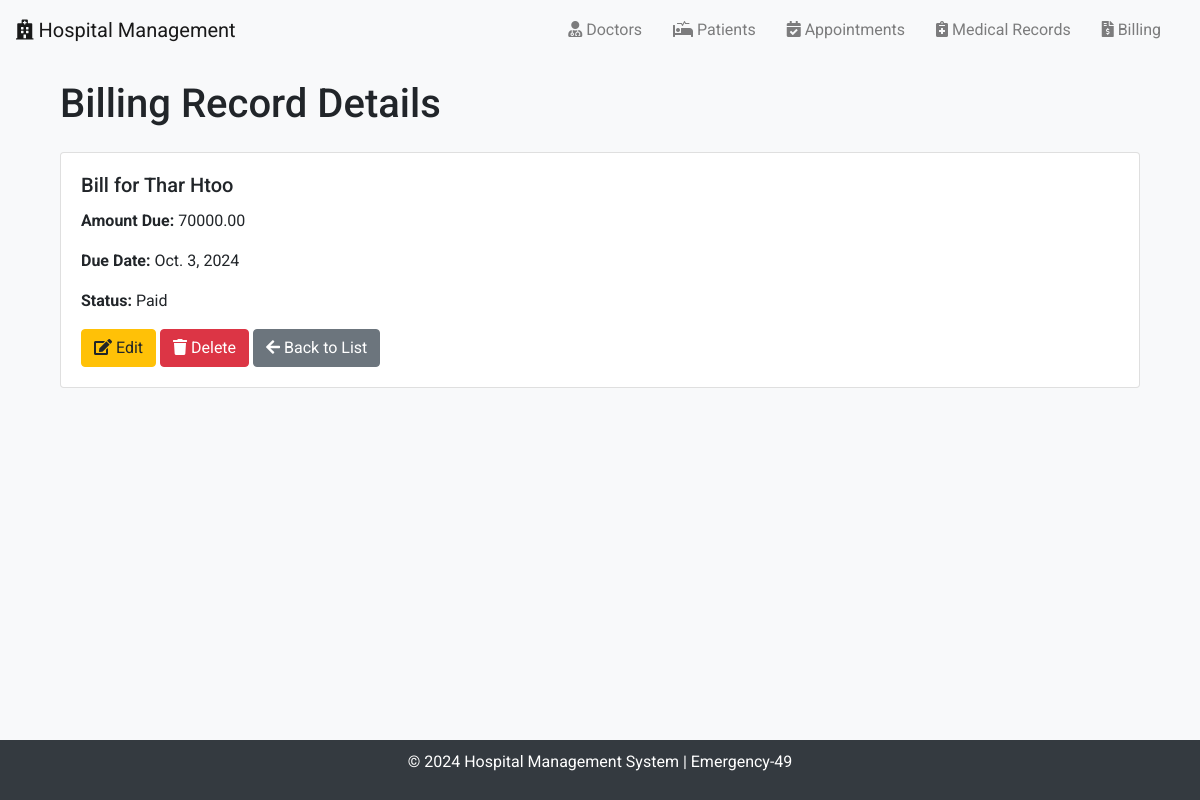
The app's page /billing/4/ with its own data.
### emergency_49/models.py (models this page shows, shortened)
class Billing(models.Model):
    patient = models.ForeignKey(Patient, on_delete=models.CASCADE, related_name='bills')
    amount_due = models.DecimalField(max_digits=10, decimal_places=2)
    due_date = models.DateField()
    is_paid = models.BooleanField(default=False)

class Patient(models.Model):
    first_name = models.CharField(max_length=50)
    last_name = models.CharField(max_length=50)
    date_of_birth = models.DateField()
    phone_number = models.CharField(max_length=15, unique=True)
    email = models.EmailField(unique=True)
    address = models.TextField()
    medical_history = models.TextField(blank=True, null=True)
    def __str__(self):
        return f"{self.first_name} {self.last_name}"

### emergency_49/views.py (the view)
# urls.py: path('billing/<int:pk>/', BillingDetailView.as_view(), name='billing_detail'),
class BillingDetailView(DetailView):
    model = Billing
    template_name = 'billing_detail.html'

### emergency_49/templates/billing_detail.html
{% extends 'base.html' %}
{% block content %}
<div class="container">
    <h1 class="mb-4">Billing Record Details</h1>
    <div class="card">
        <div class="card-body">
            <h5 class="card-title">Bill for {{ object.patient }}</h5>
            <p><strong>Amount Due:</strong> {{ object.amount_due }}</p>
            <p><strong>Due Date:</strong> {{ object.due_date }}</p>
            <p><strong>Status:</strong> {{ object.is_paid|yesno:"Paid,Unpaid" }}</p>
            <a href="{% url 'billing_edit' object.id %}" class="btn btn-warning"><i class="fas fa-edit"></i> Edit</a>
            <a href="{% url 'billing_delete' object.id %}" class="btn btn-danger"><i class="fas fa-trash"></i> Delete</a>
            <a href="{% url 'billing_list' %}" class="btn btn-secondary"><i class="fas fa-arrow-left"></i> Back to List</a>
        </div>
    </div>
</div>
{% endblock %}

### emergency_49/templates/base.html (style rules this page uses)
body { font-family: 'Roboto', sans-serif; background-color: #f8f9fa; }
.container { margin-top: 20px; }

### records on screen
Billing: patient "Thar Htoo", amount_due "70000.00", due_date "Oct. 3, 2024", is_paid "Paid"
